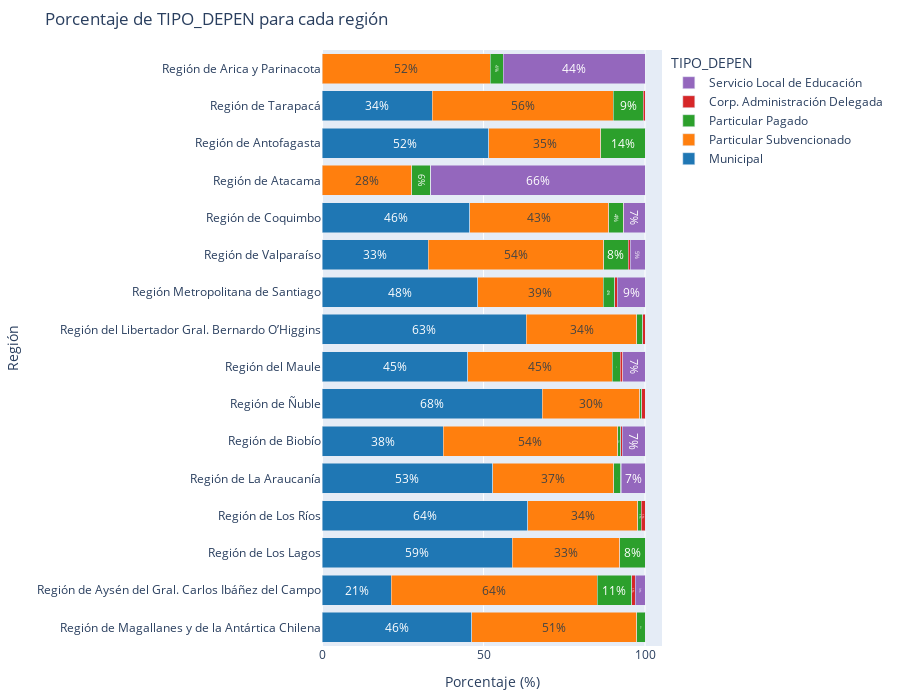

The cell this chart's notebook holds for it:
### Code cell
# Diccionario ID Región -> Nombre Región
regiones_dict = {
    1: 'Región de Tarapacá',
    2: 'Región de Antofagasta',
    3: 'Región de Atacama',
    4: 'Región de Coquimbo',
    5: 'Región de Valparaíso',
    6: 'Región Metropolitana de Santiago',
    7: 'Región del Libertador Gral. Bernardo O’Higgins',
    8: 'Región del Maule',
    9: 'Región de Biobío',
    10: 'Región de La Araucanía',
    11: 'Región de Los Ríos',
    12: 'Región de Los Lagos',
    13: 'Región de Aysén del Gral. Carlos Ibáñez del Campo',
    14: 'Región de Magallanes y de la Antártica Chilena',
    15: 'Región de Arica y Parinacota',
    16: 'Región de Ñuble'
}

# Diccionario TIPO_DEPEN -> Nombre
tipodepen_dict = {
    1: 'Municipal',
    2: 'Particular Subvencionado',
    3: 'Particular Pagado',
    4: 'Corp. Administración Delegada',
    5: 'Servicio Local de Educación'
}

# Orden de las regiones de norte a sur
index_order = [
    'Región de Arica y Parinacota',
    'Región de Tarapacá',
    'Región de Antofagasta',
    'Región de Atacama',
    'Región de Coquimbo',
    'Región de Valparaíso',
    'Región Metropolitana de Santiago',
    'Región del Libertador Gral. Bernardo O’Higgins',
    'Región del Maule',
    'Región de Ñuble',
    'Región de Biobío',
    'Región de La Araucanía',
    'Región de Los Ríos',
    'Región de Los Lagos',
    'Región de Aysén del Gral. Carlos Ibáñez del Campo',
    'Región de Magallanes y de la Antártica Chilena'
]


plot_tipodepen_por_region_plotly(
    df=data['set_c'],
    regiones_dict=regiones_dict,
    tipodepen_dict=tipodepen_dict,
    index_order=index_order
)

### Figure 1 — Plotly figure (JSON) as saved in the notebook; plotly's stock layout.template omitted (floating-point values rounded to 4 significant figures)
{"data": [{"hovertemplate": "Municipal<br>%{y}: %{x:.1f}%<extra></extra>", "insidetextanchor": "middle", "marker": {"color": "#1f77b4"}, "name": "Municipal", "orientation": "h", "text": ["46%", "21%", "59%", "64%", "53%", "38%", "68%", "45%", "63%", "48%", "33%", "46%", "", "52%", "34%", ""], "textposition": "inside", "type": "bar", "x": [46.41, 21.47, 58.89, 63.64, 52.87, 37.56, 68.13, 45.13, 63.26, 48.23, 32.97, 45.79, 0.0, 51.67, 34.15, 0.0], "y": ["Región de Magallanes y de la Antártica Chilena", "Región de Aysén del Gral. Carlos Ibáñez del Campo", "Región de Los Lagos", "Región de Los Ríos", "Región de La Araucanía", "Región de Biobío", "Región de Ñuble", "Región del Maule", "Región del Libertador Gral. Bernardo O’Higgins", "Región Metropolitana de Santiago", "Región de Valparaíso", "Región de Coquimbo", "Región de Atacama", "Región de Antofagasta", "Región de Tarapacá", "Región de Arica y Parinacota"]}, {"hovertemplate": "Particular Subvencionado<br>%{y}: %{x:.1f}%<extra></extra>", "insidetextanchor": "middle", "marker": {"color": "#ff7f0e"}, "name": "Particular Subvencionado", "orientation": "h", "text": ["51%", "64%", "33%", "34%", "37%", "54%", "30%", "45%", "34%", "39%", "54%", "43%", "28%", "35%", "56%", "52%"], "textposition": "inside", "type": "bar", "x": [50.98, 63.75, 33.33, 34.09, 37.47, 53.93, 30.17, 44.74, 34.25, 38.79, 54.22, 42.93, 27.71, 34.58, 56.1, 52.05], "y": ["Región de Magallanes y de la Antártica Chilena", "Región de Aysén del Gral. Carlos Ibáñez del Campo", "Región de Los Lagos", "Región de Los Ríos", "Región de La Araucanía", "Región de Biobío", "Región de Ñuble", "Región del Maule", "Región del Libertador Gral. Bernardo O’Higgins", "Región Metropolitana de Santiago", "Región de Valparaíso", "Región de Coquimbo", "Región de Atacama", "Región de Antofagasta", "Región de Tarapacá", "Región de Arica y Parinacota"]}, {"hovertemplate": "Particular Pagado<br>%{y}: %{x:.1f}%<extra></extra>", "insidetextanchor": "middle", "marker": {"color": "#2ca02c"}, "name": "Particular Pagado", "orientation": "h", "text": ["3%", "11%", "8%", "1%", "2%", "1%", "", "3%", "2%", "4%", "8%", "4%", "6%", "14%", "9%", "4%"], "textposition": "inside", "type": "bar", "x": [2.614, 10.61, 7.778, 1.136, 2.123, 1.041, 0.7299, 2.507, 1.868, 3.54, 7.673, 4.484, 6.024, 13.75, 9.268, 4.11], "y": ["Región de Magallanes y de la Antártica Chilena", "Región de Aysén del Gral. Carlos Ibáñez del Campo", "Región de Los Lagos", "Región de Los Ríos", "Región de La Araucanía", "Región de Biobío", "Región de Ñuble", "Región del Maule", "Región del Libertador Gral. Bernardo O’Higgins", "Región Metropolitana de Santiago", "Región de Valparaíso", "Región de Coquimbo", "Región de Atacama", "Región de Antofagasta", "Región de Tarapacá", "Región de Arica y Parinacota"]}, {"hovertemplate": "Corp. Administración Delegada<br>%{y}: %{x:.1f}%<extra></extra>", "insidetextanchor": "middle", "marker": {"color": "#d62728"}, "name": "Corp. Administración Delegada", "orientation": "h", "text": ["", "1%", "", "1%", "", "", "", "", "", "", "", "", "", "", "", ""], "textposition": "inside", "type": "bar", "x": [0.0, 1.137, 0.0, 1.136, 0.1062, 0.3784, 0.9732, 0.7715, 0.6227, 0.885, 0.5059, 0.1359, 0.0, 0.0, 0.4878, 0.0], "y": ["Región de Magallanes y de la Antártica Chilena", "Región de Aysén del Gral. Carlos Ibáñez del Campo", "Región de Los Lagos", "Región de Los Ríos", "Región de La Araucanía", "Región de Biobío", "Región de Ñuble", "Región del Maule", "Región del Libertador Gral. Bernardo O’Higgins", "Región Metropolitana de Santiago", "Región de Valparaíso", "Región de Coquimbo", "Región de Atacama", "Región de Antofagasta", "Región de Tarapacá", "Región de Arica y Parinacota"]}, {"hovertemplate": "Servicio Local de Educación<br>%{y}: %{x:.1f}%<extra></extra>", "insidetextanchor": "middle", "marker": {"color": "#9467bd"}, "name": "Servicio Local de Educación", "orientation": "h", "text": ["", "3%", "", "", "7%", "7%", "", "7%", "", "9%", "5%", "7%", "66%", "", "", "44%"], "textposition": "inside", "type": "bar", "x": [0.0, 3.032, 0.0, 0.0, 7.431, 7.096, 0.0, 6.847, 0.0, 8.555, 4.637, 6.658, 66.27, 0.0, 0.0, 43.84], "y": ["Región de Magallanes y de la Antártica Chilena", "Región de Aysén del Gral. Carlos Ibáñez del Campo", "Región de Los Lagos", "Región de Los Ríos", "Región de La Araucanía", "Región de Biobío", "Región de Ñuble", "Región del Maule", "Región del Libertador Gral. Bernardo O’Higgins", "Región Metropolitana de Santiago", "Región de Valparaíso", "Región de Coquimbo", "Región de Atacama", "Región de Antofagasta", "Región de Tarapacá", "Región de Arica y Parinacota"]}], "layout": {"barmode": "stack", "height": 700, "legend": {"title": {"text": "TIPO_DEPEN"}}, "margin": {"b": 50, "l": 50, "r": 200, "t": 50}, "title": {"text": "Porcentaje de TIPO_DEPEN para cada región"}, "xaxis": {"title": {"text": "Porcentaje (%)"}}, "yaxis": {"title": {"text": "Región"}}}}
